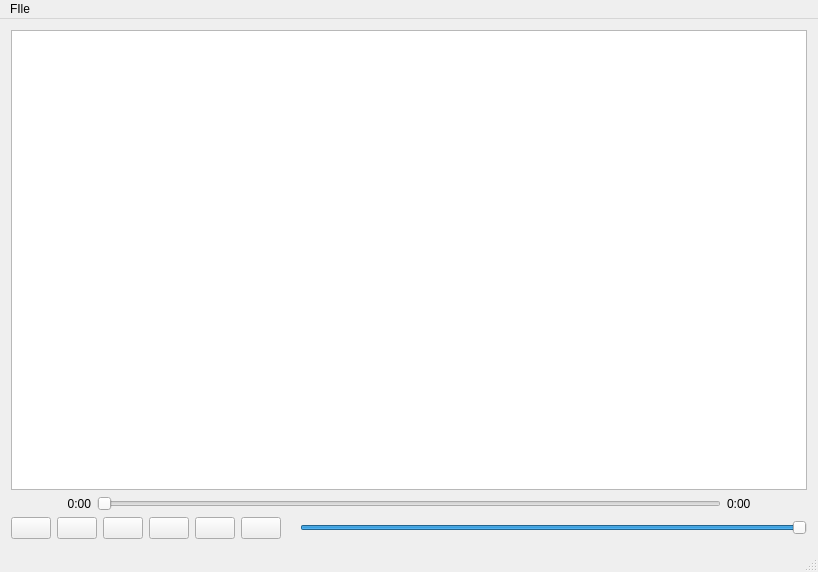
<?xml version="1.0" encoding="UTF-8"?>
<ui version="4.0">
 <class>MainWindow</class>
 <widget class="QMainWindow" name="MainWindow">
  <property name="geometry">
   <rect>
    <x>0</x>
    <y>0</y>
    <width>818</width>
    <height>572</height>
   </rect>
  </property>
  <property name="windowTitle">
   <string>Failamp</string>
  </property>
  <widget class="QWidget" name="centralWidget">
   <property name="sizePolicy">
    <sizepolicy hsizetype="Maximum" vsizetype="Maximum">
     <horstretch>0</horstretch>
     <verstretch>0</verstretch>
    </sizepolicy>
   </property>
   <layout class="QVBoxLayout" name="verticalLayout">
    <item>
     <widget class="QListView" name="playlistView">
      <property name="acceptDrops">
       <bool>true</bool>
      </property>
      <property name="showDropIndicator" stdset="0">
       <bool>true</bool>
      </property>
      <property name="dragDropMode">
       <enum>QAbstractItemView::DropOnly</enum>
      </property>
      <property name="defaultDropAction">
       <enum>Qt::CopyAction</enum>
      </property>
      <property name="alternatingRowColors">
       <bool>true</bool>
      </property>
      <property name="uniformItemSizes">
       <bool>true</bool>
      </property>
     </widget>
    </item>
    <item>
     <layout class="QHBoxLayout" name="horizontalLayout_4">
      <item>
       <widget class="QLabel" name="currentTimeIcon">
        <property name="minimumSize">
         <size>
          <width>80</width>
          <height>0</height>
         </size>
        </property>
        <property name="text">
         <string>0:00</string>
        </property>
        <property name="alignment">
         <set>Qt::AlignRight|Qt::AlignTrailing|Qt::AlignVCenter</set>
        </property>
       </widget>
      </item>
      <item>
       <widget class="QSlider" name="timeSlider">
        <property name="orientation">
         <enum>Qt::Horizontal</enum>
        </property>
       </widget>
      </item>
      <item>
       <widget class="QLabel" name="totalTimeIcon">
        <property name="minimumSize">
         <size>
          <width>80</width>
          <height>0</height>
         </size>
        </property>
        <property name="text">
         <string>0:00</string>
        </property>
        <property name="alignment">
         <set>Qt::AlignLeading|Qt::AlignLeft|Qt::AlignVCenter</set>
        </property>
       </widget>
      </item>
     </layout>
    </item>
    <item>
     <layout class="QHBoxLayout" name="horizontalLayout_5">
      <item>
       <widget class="QPushButton" name="previousButton">
        <property name="text">
         <string/>
        </property>
        <property name="icon">
         <iconset>
          <normaloff>../images/control-skip-180.png</normaloff>../images/control-skip-180.png</iconset>
        </property>
       </widget>
      </item>
      <item>
       <widget class="QPushButton" name="playButton">
        <property name="text">
         <string/>
        </property>
        <property name="icon">
         <iconset>
          <normaloff>../images/control.png</normaloff>../images/control.png</iconset>
        </property>
       </widget>
      </item>
      <item>
       <widget class="QPushButton" name="pauseButton">
        <property name="text">
         <string/>
        </property>
        <property name="icon">
         <iconset>
          <normaloff>../images/control-pause.png</normaloff>../images/control-pause.png</iconset>
        </property>
       </widget>
      </item>
      <item>
       <widget class="QPushButton" name="stopButton">
        <property name="text">
         <string/>
        </property>
        <property name="icon">
         <iconset>
          <normaloff>../images/control-stop-square.png</normaloff>../images/control-stop-square.png</iconset>
        </property>
       </widget>
      </item>
      <item>
       <widget class="QPushButton" name="nextButton">
        <property name="text">
         <string/>
        </property>
        <property name="icon">
         <iconset>
          <normaloff>../images/control-skip.png</normaloff>../images/control-skip.png</iconset>
        </property>
       </widget>
      </item>
      <item>
       <widget class="QPushButton" name="viewButton">
        <property name="text">
         <string/>
        </property>
        <property name="icon">
         <iconset>
          <normaloff>../images/application-image.png</normaloff>../images/application-image.png</iconset>
        </property>
        <property name="checkable">
         <bool>true</bool>
        </property>
       </widget>
      </item>
      <item>
       <widget class="QLabel" name="volumeicon">
        <property name="text">
         <string/>
        </property>
        <property name="pixmap">
         <pixmap>../images/speaker-volume.png</pixmap>
        </property>
       </widget>
      </item>
      <item>
       <widget class="QSlider" name="volumeSlider">
        <property name="maximum">
         <number>100</number>
        </property>
        <property name="value">
         <number>100</number>
        </property>
        <property name="orientation">
         <enum>Qt::Horizontal</enum>
        </property>
       </widget>
      </item>
     </layout>
    </item>
   </layout>
  </widget>
  <widget class="QStatusBar" name="statusBar"/>
  <widget class="QMenuBar" name="menuBar">
   <property name="geometry">
    <rect>
     <x>0</x>
     <y>0</y>
     <width>818</width>
     <height>21</height>
    </rect>
   </property>
   <widget class="QMenu" name="menuFIle">
    <property name="title">
     <string>FIle</string>
    </property>
    <addaction name="open_file_action"/>
   </widget>
   <addaction name="menuFIle"/>
  </widget>
  <action name="open_file_action">
   <property name="text">
    <string>Open file...</string>
   </property>
  </action>
 </widget>
 <layoutdefault spacing="6" margin="11"/>
 <resources/>
 <connections/>
</ui>
